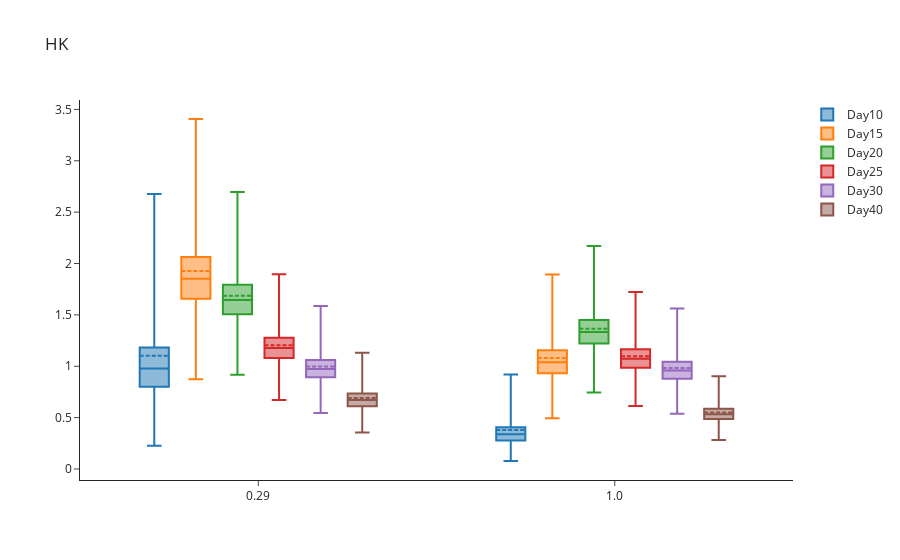

The notebook cell this image was saved under:
### Code cell
# Create list of names for x-axis and traces
epsilon_range = np.around(epsilon_range,2)
num_epsilons = len(epsilon_range)
x_name = []
for i in range(num_epsilons):
    x_name.append(str(epsilon_range[i]))
trace_name = ['Day{}'.format(x) for x in chosen_times]

# Sort results
all_intervals_chosen.sort_values(by=['Time Points', 'Epsilon'], inplace=True)

# Plot (box plot for inference)
fig = go.Figure()

for i in range(len(trace_name)):
    fig.add_trace(
        go.Box(
            mean=all_intervals_chosen.loc[all_intervals_chosen['Central Probability']==0]['Mean'][i*num_epsilons:(i+1)*num_epsilons],
            median=all_intervals_chosen.loc[all_intervals_chosen['Central Probability']==0]['Lower bound CI'][i*num_epsilons:(i+1)*num_epsilons],
            q1=all_intervals_chosen.loc[all_intervals_chosen['Central Probability']==0.25]['Lower bound CI'][i*num_epsilons:(i+1)*num_epsilons],
            q3=all_intervals_chosen.loc[all_intervals_chosen['Central Probability']==0.25]['Upper bound CI'][i*num_epsilons:(i+1)*num_epsilons],
            upperfence=all_intervals_chosen.loc[all_intervals_chosen['Central Probability']==0.95]['Upper bound CI'][i*num_epsilons:(i+1)*num_epsilons],
            lowerfence=all_intervals_chosen.loc[all_intervals_chosen['Central Probability']==0.95]['Lower bound CI'][i*num_epsilons:(i+1)*num_epsilons],
            x=x_name,
            name=trace_name[i]
        )
    )
fig.update_layout(template='simple_white', boxmode='group', title='HK')

fig.show()

### Figure 1 — Plotly figure (JSON) as saved in the notebook; plotly's stock layout.template omitted (floating-point values rounded to 4 significant figures)
{"data": [{"lowerfence": [0.2253, 0.07785], "mean": [1.102, 0.3799], "median": [0.9787, 0.3377], "name": "Day10", "q1": [0.8011, 0.2765], "q3": [1.182, 0.4075], "type": "box", "upperfence": [2.676, 0.9205], "x": ["0.29", "1.0"]}, {"lowerfence": [0.8727, 0.4935], "mean": [1.927, 1.08], "median": [1.852, 1.04], "name": "Day15", "q1": [1.657, 0.9318], "q3": [2.062, 1.157], "type": "box", "upperfence": [3.406, 1.893], "x": ["0.29", "1.0"]}, {"lowerfence": [0.9166, 0.745], "mean": [1.687, 1.365], "median": [1.645, 1.332], "name": "Day20", "q1": [1.506, 1.221], "q3": [1.792, 1.451], "type": "box", "upperfence": [2.696, 2.171], "x": ["0.29", "1.0"]}, {"lowerfence": [0.6715, 0.6128], "mean": [1.205, 1.097], "median": [1.177, 1.072], "name": "Day25", "q1": [1.081, 0.9854], "q3": [1.279, 1.164], "type": "box", "upperfence": [1.895, 1.722], "x": ["0.29", "1.0"]}, {"lowerfence": [0.5451, 0.5372], "mean": [0.9977, 0.9829], "median": [0.9739, 0.9595], "name": "Day30", "q1": [0.8925, 0.8793], "q3": [1.06, 1.044], "type": "box", "upperfence": [1.585, 1.561], "x": ["0.29", "1.0"]}, {"lowerfence": [0.3564, 0.2834], "mean": [0.69, 0.5493], "median": [0.6709, 0.534], "name": "Day40", "q1": [0.6103, 0.4857], "q3": [0.7353, 0.5854], "type": "box", "upperfence": [1.132, 0.9023], "x": ["0.29", "1.0"]}], "layout": {"boxmode": "group", "title": {"text": "HK"}}}
